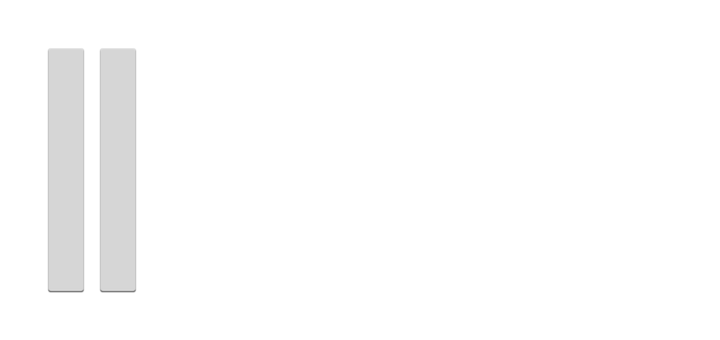
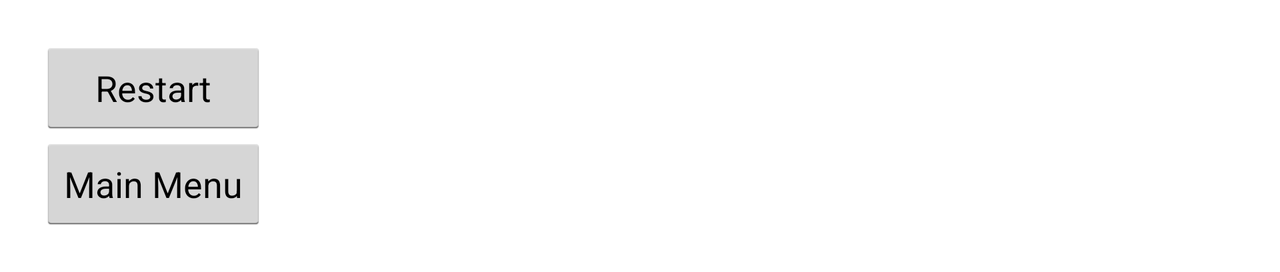

First picture: res/layout/ on a phone held upright. Second picture: the repository's own variant of that layout, on a device whose configuration matches the variant's folder. Source for both follows.
<!-- AndroidManifest.xml: application theme AppTheme -->
<!-- res/layout/fragment_control.xml -->
<?xml version="1.0" encoding="utf-8"?>
<LinearLayout
    xmlns:android = "http://schemas.android.com/apk/res/android"
    xmlns:tools = "http://schemas.android.com/tools"
    android:layout_width="wrap_content"
    android:layout_height="wrap_content"
    android:orientation="horizontal"
    android:padding="@dimen/control_padding"
    tools:context=".GameActivity">

    <ImageButton
        android:layout_width="0dp"
        android:layout_height="130dp"
        android:layout_weight="1"
        android:id = "@+id/button_restart"
        android:elevation="@dimen/elevation_low"
        android:src="@drawable/restart"
        android:scaleType="fitXY"/>


    <ImageButton
        android:layout_width="0dp"
        android:layout_height="130dp"
        android:layout_weight="1"
        android:id="@+id/button_main"
        android:elevation="@dimen/elevation_low"
        android:src="@drawable/home"
        android:scaleType="fitXY" />
</LinearLayout>
<!-- resources referenced by this layout -->
<resources>
  <dimen name="control_padding">20dp</dimen>
  <dimen name="elevation_low">4dp</dimen>
  <style name="AppTheme" parent="android:Theme.Holo.Light.NoActionBar.Fullscreen">
          
          <item name="colorPrimary">@color/colorPrimary</item>
          <item name="colorPrimaryDark">@color/colorPrimaryDark</item>
          <item name="colorAccent">@color/colorAccent</item>
      </style>
</resources>
<!-- res/layout-land/fragment_control.xml (the repository's variant of the layout above) -->
<!-- drawn on the phone turned sideways -->
<LinearLayout
    xmlns:android = "http://schemas.android.com/apk/res/android"
    xmlns:tools = "http://schemas.android.com/tools"
    android:layout_width="wrap_content"
    android:layout_height="wrap_content"
    android:orientation="vertical"
    android:padding="@dimen/control_padding"
    tools:context=".GameActivity">

    <Button
        android:layout_width="match_parent"
        android:layout_height="wrap_content"
        android:id = "@+id/button_restart"
        android:elevation="@dimen/elevation_low"
        android:drawableTop="@drawable/restart"
        android:text="@string/restart_label"/>

    <Button
        android:layout_width="match_parent"
        android:layout_height="wrap_content"
        android:id="@+id/button_main"
        android:elevation="@dimen/elevation_low"
        android:drawableTop="@drawable/home"
        android:text="@string/main_menu_label"/>
</LinearLayout>
<!-- resources referenced by the variant -->
<!-- as the phone turned sideways resolves them -->
<resources>
  <dimen name="control_padding">20dp</dimen>
  <dimen name="elevation_low">4dp</dimen>
  <string name="main_menu_label">Main Menu</string>
  <string name="restart_label">Restart</string>
  <style name="AppTheme" parent="android:Theme.Holo.Light.NoActionBar.Fullscreen">
          
          <item name="colorPrimary">@color/colorPrimary</item>
          <item name="colorPrimaryDark">@color/colorPrimaryDark</item>
          <item name="colorAccent">@color/colorAccent</item>
      </style>
</resources>
